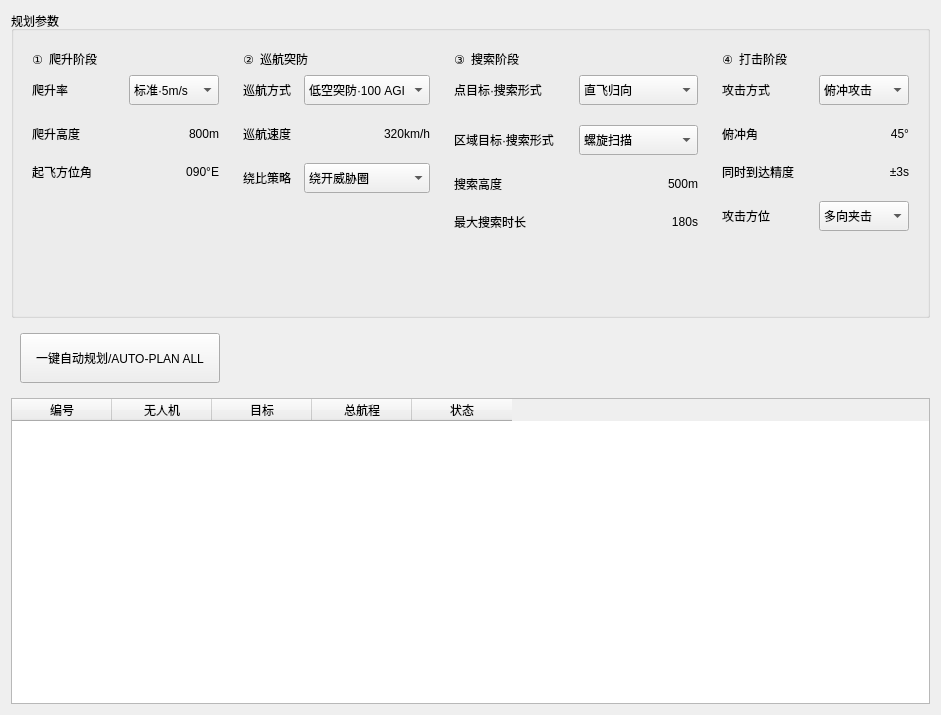
<?xml version="1.0" encoding="UTF-8"?>
<ui version="4.0">
 <class>RoutePlanning</class>
 <widget class="QWidget" name="RoutePlanning">
  <property name="geometry">
   <rect>
    <x>0</x>
    <y>0</y>
    <width>941</width>
    <height>715</height>
   </rect>
  </property>
  <property name="windowTitle">
   <string>RoutePlanning</string>
  </property>
  <layout class="QVBoxLayout" name="verticalLayout_4">
   <item>
    <widget class="QGroupBox" name="groupBox">
     <property name="title">
      <string>规划参数</string>
     </property>
     <layout class="QHBoxLayout" name="horizontalLayout">
      <item>
       <widget class="QWidget" name="widget" native="true">
        <layout class="QGridLayout" name="gridLayout_2">
         <item row="1" column="0">
          <layout class="QGridLayout" name="gridLayout">
           <property name="verticalSpacing">
            <number>20</number>
           </property>
           <item row="0" column="0">
            <widget class="QLabel" name="label_9">
             <property name="text">
              <string>爬升率</string>
             </property>
            </widget>
           </item>
           <item row="0" column="1">
            <widget class="QComboBox" name="comboBox">
             <property name="minimumSize">
              <size>
               <width>0</width>
               <height>30</height>
              </size>
             </property>
             <item>
              <property name="text">
               <string>标准·5m/s</string>
              </property>
             </item>
             <item>
              <property name="text">
               <string>快速·8m/s</string>
              </property>
             </item>
            </widget>
           </item>
           <item row="1" column="0">
            <widget class="QLabel" name="label_10">
             <property name="text">
              <string>爬升高度</string>
             </property>
            </widget>
           </item>
           <item row="1" column="1">
            <widget class="QLabel" name="label_11">
             <property name="text">
              <string>800m</string>
             </property>
             <property name="alignment">
              <set>Qt::AlignRight|Qt::AlignTrailing|Qt::AlignVCenter</set>
             </property>
            </widget>
           </item>
           <item row="2" column="0">
            <widget class="QLabel" name="label_12">
             <property name="text">
              <string>起飞方位角</string>
             </property>
            </widget>
           </item>
           <item row="2" column="1">
            <widget class="QLabel" name="label_13">
             <property name="text">
              <string>090°E</string>
             </property>
             <property name="alignment">
              <set>Qt::AlignRight|Qt::AlignTrailing|Qt::AlignVCenter</set>
             </property>
            </widget>
           </item>
          </layout>
         </item>
         <item row="0" column="0">
          <layout class="QHBoxLayout" name="horizontalLayout_2">
           <item>
            <widget class="QLabel" name="label">
             <property name="maximumSize">
              <size>
               <width>16777215</width>
               <height>30</height>
              </size>
             </property>
             <property name="text">
              <string>①</string>
             </property>
             <property name="alignment">
              <set>Qt::AlignCenter</set>
             </property>
            </widget>
           </item>
           <item>
            <widget class="QLabel" name="label_2">
             <property name="maximumSize">
              <size>
               <width>16777215</width>
               <height>30</height>
              </size>
             </property>
             <property name="text">
              <string>爬升阶段</string>
             </property>
            </widget>
           </item>
           <item>
            <spacer name="horizontalSpacer">
             <property name="orientation">
              <enum>Qt::Horizontal</enum>
             </property>
             <property name="sizeHint" stdset="0">
              <size>
               <width>40</width>
               <height>20</height>
              </size>
             </property>
            </spacer>
           </item>
          </layout>
         </item>
         <item row="2" column="0">
          <spacer name="verticalSpacer">
           <property name="orientation">
            <enum>Qt::Vertical</enum>
           </property>
           <property name="sizeHint" stdset="0">
            <size>
             <width>20</width>
             <height>40</height>
            </size>
           </property>
          </spacer>
         </item>
        </layout>
       </widget>
      </item>
      <item>
       <widget class="QWidget" name="widget_2" native="true">
        <layout class="QVBoxLayout" name="verticalLayout">
         <item>
          <layout class="QHBoxLayout" name="horizontalLayout_3">
           <item>
            <widget class="QLabel" name="label_4">
             <property name="text">
              <string>②</string>
             </property>
             <property name="alignment">
              <set>Qt::AlignCenter</set>
             </property>
            </widget>
           </item>
           <item>
            <widget class="QLabel" name="label_3">
             <property name="text">
              <string>巡航突防</string>
             </property>
            </widget>
           </item>
           <item>
            <spacer name="horizontalSpacer_2">
             <property name="orientation">
              <enum>Qt::Horizontal</enum>
             </property>
             <property name="sizeHint" stdset="0">
              <size>
               <width>40</width>
               <height>20</height>
              </size>
             </property>
            </spacer>
           </item>
          </layout>
         </item>
         <item>
          <layout class="QGridLayout" name="gridLayout_3">
           <property name="verticalSpacing">
            <number>20</number>
           </property>
           <item row="0" column="0">
            <widget class="QLabel" name="label_14">
             <property name="text">
              <string>巡航方式</string>
             </property>
            </widget>
           </item>
           <item row="0" column="1">
            <widget class="QComboBox" name="comboBox_2">
             <property name="minimumSize">
              <size>
               <width>120</width>
               <height>30</height>
              </size>
             </property>
             <item>
              <property name="text">
               <string>低空突防·100 AGI</string>
              </property>
             </item>
             <item>
              <property name="text">
               <string>地形跟随</string>
              </property>
             </item>
             <item>
              <property name="text">
               <string>中空3000m</string>
              </property>
             </item>
            </widget>
           </item>
           <item row="1" column="0">
            <widget class="QLabel" name="label_15">
             <property name="text">
              <string>巡航速度</string>
             </property>
            </widget>
           </item>
           <item row="1" column="1">
            <widget class="QLabel" name="label_16">
             <property name="text">
              <string>320km/h</string>
             </property>
             <property name="alignment">
              <set>Qt::AlignRight|Qt::AlignTrailing|Qt::AlignVCenter</set>
             </property>
            </widget>
           </item>
           <item row="2" column="0">
            <widget class="QLabel" name="label_17">
             <property name="text">
              <string>绕比策略</string>
             </property>
            </widget>
           </item>
           <item row="2" column="1">
            <widget class="QComboBox" name="comboBox_3">
             <property name="minimumSize">
              <size>
               <width>0</width>
               <height>30</height>
              </size>
             </property>
             <item>
              <property name="text">
               <string>绕开威胁圈</string>
              </property>
             </item>
             <item>
              <property name="text">
               <string>低空穿越</string>
              </property>
             </item>
             <item>
              <property name="text">
               <string>地形遮蔽</string>
              </property>
             </item>
            </widget>
           </item>
          </layout>
         </item>
         <item>
          <spacer name="verticalSpacer_2">
           <property name="orientation">
            <enum>Qt::Vertical</enum>
           </property>
           <property name="sizeHint" stdset="0">
            <size>
             <width>20</width>
             <height>40</height>
            </size>
           </property>
          </spacer>
         </item>
        </layout>
       </widget>
      </item>
      <item>
       <widget class="QWidget" name="widget_3" native="true">
        <property name="minimumSize">
         <size>
          <width>262</width>
          <height>0</height>
         </size>
        </property>
        <layout class="QVBoxLayout" name="verticalLayout_2">
         <item>
          <layout class="QHBoxLayout" name="horizontalLayout_4">
           <item>
            <widget class="QLabel" name="label_6">
             <property name="text">
              <string>③</string>
             </property>
             <property name="alignment">
              <set>Qt::AlignCenter</set>
             </property>
            </widget>
           </item>
           <item>
            <widget class="QLabel" name="label_5">
             <property name="text">
              <string>搜索阶段</string>
             </property>
            </widget>
           </item>
           <item>
            <spacer name="horizontalSpacer_3">
             <property name="orientation">
              <enum>Qt::Horizontal</enum>
             </property>
             <property name="sizeHint" stdset="0">
              <size>
               <width>40</width>
               <height>20</height>
              </size>
             </property>
            </spacer>
           </item>
          </layout>
         </item>
         <item>
          <layout class="QGridLayout" name="gridLayout_4">
           <property name="bottomMargin">
            <number>0</number>
           </property>
           <property name="verticalSpacing">
            <number>20</number>
           </property>
           <item row="3" column="0">
            <widget class="QLabel" name="label_21">
             <property name="text">
              <string>最大搜索时长</string>
             </property>
            </widget>
           </item>
           <item row="0" column="0">
            <widget class="QLabel" name="label_18">
             <property name="text">
              <string>点目标·搜索形式</string>
             </property>
            </widget>
           </item>
           <item row="0" column="1">
            <widget class="QComboBox" name="comboBox_4">
             <property name="minimumSize">
              <size>
               <width>0</width>
               <height>30</height>
              </size>
             </property>
             <item>
              <property name="text">
               <string>直飞归向</string>
              </property>
             </item>
             <item>
              <property name="text">
               <string>盘旋待机</string>
              </property>
             </item>
             <item>
              <property name="text">
               <string>‘8’子规划</string>
              </property>
             </item>
            </widget>
           </item>
           <item row="1" column="0">
            <widget class="QLabel" name="label_19">
             <property name="text">
              <string>区域目标·搜索形式</string>
             </property>
            </widget>
           </item>
           <item row="2" column="1">
            <widget class="QLabel" name="label_20">
             <property name="text">
              <string>500m</string>
             </property>
             <property name="alignment">
              <set>Qt::AlignRight|Qt::AlignTrailing|Qt::AlignVCenter</set>
             </property>
            </widget>
           </item>
           <item row="1" column="1">
            <widget class="QComboBox" name="comboBox_6">
             <property name="minimumSize">
              <size>
               <width>0</width>
               <height>30</height>
              </size>
             </property>
             <item>
              <property name="text">
               <string>螺旋扫描</string>
              </property>
             </item>
             <item>
              <property name="text">
               <string>平行线扫描</string>
              </property>
             </item>
             <item>
              <property name="text">
               <string>扇形分区</string>
              </property>
             </item>
             <item>
              <property name="text">
               <string>蜂群分布</string>
              </property>
             </item>
            </widget>
           </item>
           <item row="2" column="0">
            <widget class="QLabel" name="label_22">
             <property name="text">
              <string>搜索高度</string>
             </property>
            </widget>
           </item>
           <item row="3" column="1">
            <widget class="QLabel" name="label_23">
             <property name="text">
              <string>180s</string>
             </property>
             <property name="alignment">
              <set>Qt::AlignRight|Qt::AlignTrailing|Qt::AlignVCenter</set>
             </property>
            </widget>
           </item>
          </layout>
         </item>
         <item>
          <spacer name="verticalSpacer_3">
           <property name="orientation">
            <enum>Qt::Vertical</enum>
           </property>
           <property name="sizeHint" stdset="0">
            <size>
             <width>20</width>
             <height>40</height>
            </size>
           </property>
          </spacer>
         </item>
        </layout>
       </widget>
      </item>
      <item>
       <widget class="QWidget" name="widget_4" native="true">
        <layout class="QVBoxLayout" name="verticalLayout_3">
         <item>
          <layout class="QHBoxLayout" name="horizontalLayout_5">
           <item>
            <widget class="QLabel" name="label_8">
             <property name="text">
              <string>④</string>
             </property>
             <property name="alignment">
              <set>Qt::AlignCenter</set>
             </property>
            </widget>
           </item>
           <item>
            <widget class="QLabel" name="label_7">
             <property name="text">
              <string>打击阶段</string>
             </property>
            </widget>
           </item>
           <item>
            <spacer name="horizontalSpacer_4">
             <property name="orientation">
              <enum>Qt::Horizontal</enum>
             </property>
             <property name="sizeHint" stdset="0">
              <size>
               <width>40</width>
               <height>20</height>
              </size>
             </property>
            </spacer>
           </item>
          </layout>
         </item>
         <item>
          <layout class="QGridLayout" name="gridLayout_5">
           <property name="verticalSpacing">
            <number>20</number>
           </property>
           <item row="0" column="0">
            <widget class="QLabel" name="label_25">
             <property name="text">
              <string>攻击方式</string>
             </property>
            </widget>
           </item>
           <item row="0" column="1">
            <widget class="QComboBox" name="comboBox_5">
             <property name="minimumSize">
              <size>
               <width>0</width>
               <height>30</height>
              </size>
             </property>
             <item>
              <property name="text">
               <string>俯冲攻击</string>
              </property>
             </item>
             <item>
              <property name="text">
               <string>水平自杀</string>
              </property>
             </item>
            </widget>
           </item>
           <item row="1" column="0">
            <widget class="QLabel" name="label_26">
             <property name="text">
              <string>俯冲角</string>
             </property>
            </widget>
           </item>
           <item row="1" column="1">
            <widget class="QLabel" name="label_29">
             <property name="text">
              <string>45°</string>
             </property>
             <property name="alignment">
              <set>Qt::AlignRight|Qt::AlignTrailing|Qt::AlignVCenter</set>
             </property>
            </widget>
           </item>
           <item row="2" column="0">
            <widget class="QLabel" name="label_28">
             <property name="text">
              <string>同时到达精度</string>
             </property>
            </widget>
           </item>
           <item row="2" column="1">
            <widget class="QLabel" name="label_27">
             <property name="text">
              <string>±3s</string>
             </property>
             <property name="alignment">
              <set>Qt::AlignRight|Qt::AlignTrailing|Qt::AlignVCenter</set>
             </property>
            </widget>
           </item>
           <item row="3" column="0">
            <widget class="QLabel" name="label_24">
             <property name="text">
              <string>攻击方位</string>
             </property>
            </widget>
           </item>
           <item row="3" column="1">
            <widget class="QComboBox" name="comboBox_7">
             <property name="minimumSize">
              <size>
               <width>0</width>
               <height>30</height>
              </size>
             </property>
             <item>
              <property name="text">
               <string>多向夹击</string>
              </property>
             </item>
             <item>
              <property name="text">
               <string>同向编队</string>
              </property>
             </item>
            </widget>
           </item>
          </layout>
         </item>
         <item>
          <spacer name="verticalSpacer_4">
           <property name="orientation">
            <enum>Qt::Vertical</enum>
           </property>
           <property name="sizeHint" stdset="0">
            <size>
             <width>20</width>
             <height>40</height>
            </size>
           </property>
          </spacer>
         </item>
        </layout>
       </widget>
      </item>
     </layout>
    </widget>
   </item>
   <item>
    <widget class="QWidget" name="widget_5" native="true">
     <property name="minimumSize">
      <size>
       <width>0</width>
       <height>0</height>
      </size>
     </property>
     <property name="maximumSize">
      <size>
       <width>16777215</width>
       <height>70</height>
      </size>
     </property>
     <layout class="QHBoxLayout" name="horizontalLayout_6">
      <item>
       <widget class="QPushButton" name="pushButton">
        <property name="minimumSize">
         <size>
          <width>200</width>
          <height>50</height>
         </size>
        </property>
        <property name="text">
         <string>一键自动规划/AUTO-PLAN ALL</string>
        </property>
       </widget>
      </item>
      <item>
       <spacer name="horizontalSpacer_5">
        <property name="orientation">
         <enum>Qt::Horizontal</enum>
        </property>
        <property name="sizeHint" stdset="0">
         <size>
          <width>40</width>
          <height>20</height>
         </size>
        </property>
       </spacer>
      </item>
     </layout>
    </widget>
   </item>
   <item>
    <widget class="QTableWidget" name="tableWidget">
     <column>
      <property name="text">
       <string>编号</string>
      </property>
     </column>
     <column>
      <property name="text">
       <string>无人机</string>
      </property>
     </column>
     <column>
      <property name="text">
       <string>目标</string>
      </property>
     </column>
     <column>
      <property name="text">
       <string>总航程</string>
      </property>
     </column>
     <column>
      <property name="text">
       <string>状态</string>
      </property>
     </column>
    </widget>
   </item>
  </layout>
 </widget>
 <resources/>
 <connections/>
</ui>
